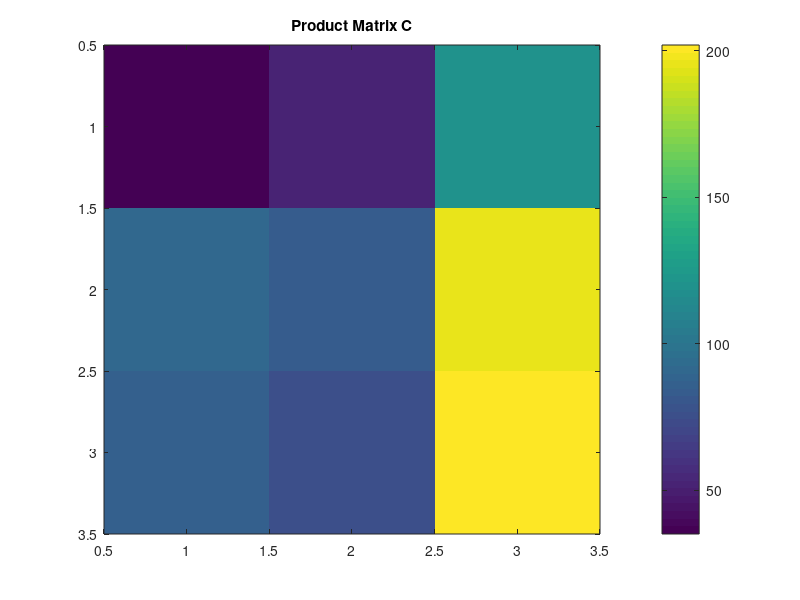

The MATLAB script that drew this image:
% Day 096: Random Matrix Multiplication
A = randi(10, 3, 3);
B = randi(10, 3, 3);
C = A * B;
disp('Matrix A:'); disp(A);
disp('Matrix B:'); disp(B);
disp('Product C = A * B:'); disp(C);
figure; imagesc(C); colorbar;
title('Product Matrix C');
